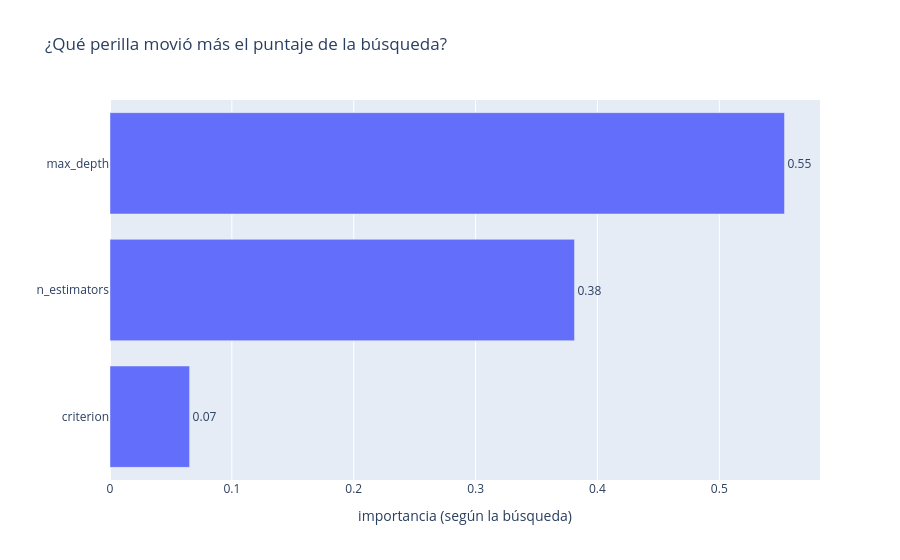

Here is the notebook cell this chart was saved with:
### Markdown cell above
Y el segundo responde una pregunta muy de esta clase — **¿qué perilla movió más el
puntaje?** — con una vieja conocida: la **importancia**… pero de los *hiperparámetros*.

### Code cell
fig = plot_param_importances(estudio)
fig.update_layout(title='¿Qué perilla movió más el puntaje de la búsqueda?',
                  xaxis_title='importancia (según la búsqueda)', yaxis_title='')
fig.show()

### Figure 1 — Plotly figure (JSON) as saved in the notebook; plotly's stock layout.template omitted (floating-point values rounded to 4 significant figures)
{"data": [{"cliponaxis": false, "hovertemplate": ["criterion (CategoricalDistribution): 0.06532055862906135<extra></extra>", "n_estimators (IntDistribution): 0.3811704029047962<extra></extra>", "max_depth (IntDistribution): 0.5535090384661424<extra></extra>"], "name": "Objective Value", "orientation": "h", "text": ["0.07", "0.38", "0.55"], "textposition": "outside", "type": "bar", "x": [0.06532, 0.3812, 0.5535], "y": ["criterion", "n_estimators", "max_depth"]}], "layout": {"title": {"text": "¿Qué perilla movió más el puntaje de la búsqueda?"}, "xaxis": {"title": {"text": "importancia (según la búsqueda)"}}, "yaxis": {"title": {"text": ""}}}}
